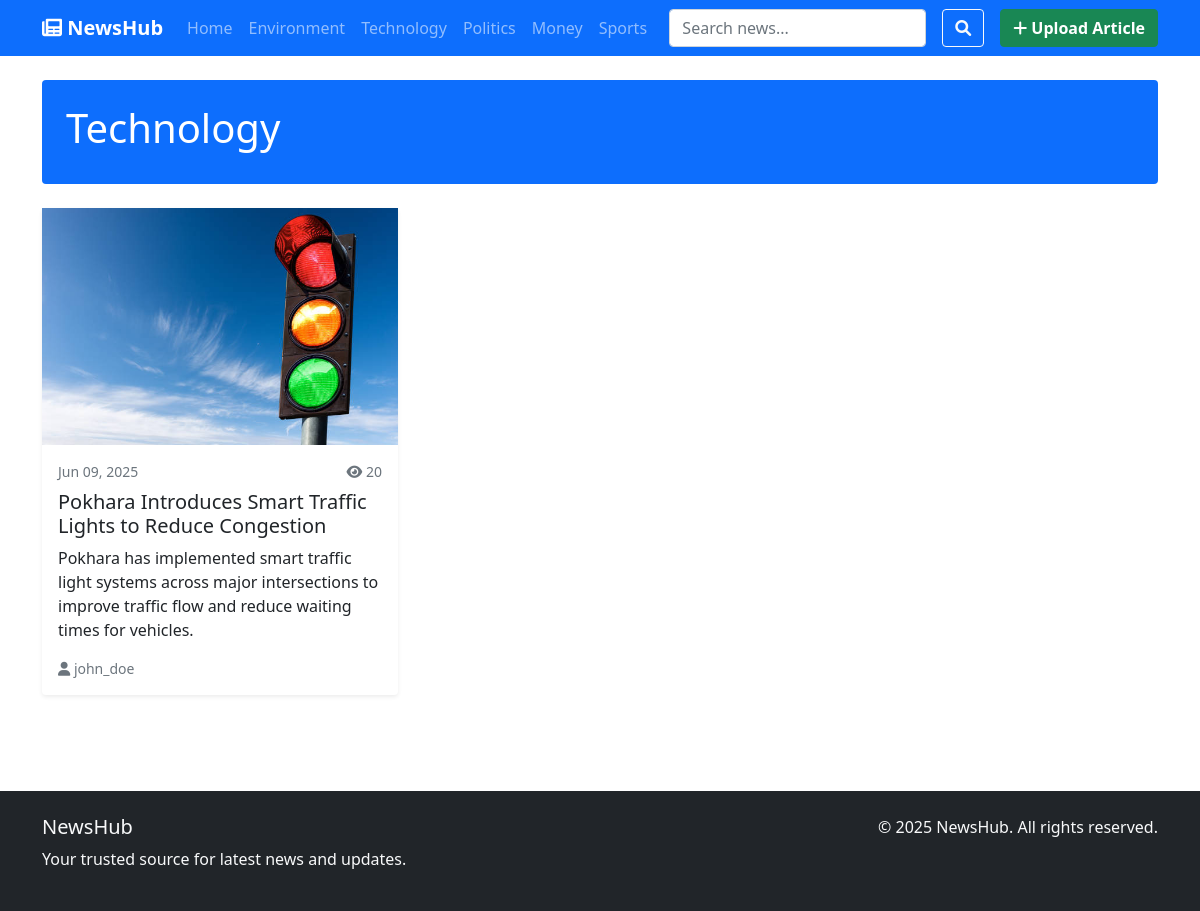
The app's page /category/2/ with its own data.
### news/models.py (models this page shows, shortened)
class Category(models.Model):
    name = models.CharField(max_length=100, unique=True)
    description = models.TextField(blank=True)
    created_at = models.DateTimeField(auto_now_add=True)
    class Meta:
        verbose_name_plural = "Categories"
    def get_absolute_url(self):
        return reverse('news:category', kwargs={'category_id': self.pk})

class Article(models.Model):
    STATUS_CHOICES = [
        ('draft', 'Draft'),
        ('published', 'Published'),
    ]
    title = models.CharField(max_length=200)
    slug = models.SlugField(max_length=200, unique=True)
    author = models.ForeignKey(User, on_delete=models.CASCADE, related_name='articles')
    category = models.ForeignKey(Category, on_delete=models.CASCADE, related_name='articles')
    content = models.TextField()
    excerpt = models.CharField(max_length=300, help_text="Brief description of the article")
    image = models.ImageField(upload_to='article_images/', blank=True, null=True, help_text="Upload an article image")
    status = models.CharField(max_length=10, choices=STATUS_CHOICES, default='draft')
    created_at = models.DateTimeField(auto_now_add=True)
    updated_at = models.DateTimeField(auto_now=True)
    published_at = models.DateTimeField(default=timezone.now)
    views = models.PositiveIntegerField(default=0)
    class Meta:
        ordering = ['-published_at']
    def get_absolute_url(self):
        return reverse('news:article_detail', kwargs={'slug': self.slug})

### news/views.py (the view)
# urls.py: path('category/<int:category_id>/', views.category_view, name='category'),
def category_view(request, category_id):
    category = get_object_or_404(Category, id=category_id)
    articles = Article.objects.filter(
        category=category,
        status='published'
    ).select_related('author')
    paginator = Paginator(articles, 6)  # 6 articles per page
    page_number = request.GET.get('page')
    page_obj = paginator.get_page(page_number)
    context = {
        'category': category,
        'articles': page_obj,
        'categories': Category.objects.all(),
    }
    return render(request, 'news/category.html', context)

### news/context_processors.py (called while the page is built)
def categories_processor(request):
    return {'categories': Category.objects.all()}

### news/templates/news/category.html (shortened to what this page needs)
{% extends 'news/base.html' %}
{% load static %}
{% block content %}
<div class="container">
    <div class="row mb-4">
        <div class="col-12">
            <div class="bg-primary text-white p-4 rounded">
                <h1 class="mb-2">{{ category.name }}</h1>
            </div>
        </div>
    </div>
    <div class="row">
        {% for article in articles %}
        <div class="col-lg-4 col-md-6 mb-4">
            <div class="card h-100 border-0 shadow-sm">
                {% if article.image %}
                <img src="{{ article.image.url }}" alt="{{ article.title }}">
                {% else %}
                <img src="{% static 'default.png' %}" alt="No image available">
                {% endif %}
                <div class="card-body d-flex flex-column">
                    <div class="d-flex justify-content-between align-items-center mb-2">
                        <small class="text-muted">{{ article.published_at|date:"M d, Y" }}</small>
                        <small class="text-muted">
                            <i class="fas fa-eye"></i> {{ article.views }}
                        </small>
                    </div>
                    <h5 class="card-title">
                        <a href="{{ article.get_absolute_url }}" class="text-decoration-none text-dark">
                            {{ article.title }}
                        </a>
                    </h5>
                    <p class="card-text flex-grow-1">{{ article.excerpt }}</p>
                    <small class="text-muted mt-auto">
                        <i class="fas fa-user"></i> {{ article.author.username }}
                    </small>
                </div>
            </div>
        </div>
        {% endfor %}
    </div>
</div>
{% endblock %}

### news/templates/news/base.html (shortened to what this page needs)
<!DOCTYPE html>
<html lang="en">
<head>
    <link href="https://cdnjs.cloudflare.com/ajax/libs/bootstrap/5.1.3/css/bootstrap.min.css" rel="stylesheet">
    <link href="https://cdnjs.cloudflare.com/ajax/libs/font-awesome/6.0.0/css/all.min.css" rel="stylesheet">
</head>
<body>
    <nav class="navbar navbar-expand-lg navbar-dark bg-primary">
        <div class="container">
            <a class="navbar-brand fw-bold" href="{% url 'news:home' %}">
                <i class="fas fa-newspaper"></i> NewsHub
            </a>
            <div class="collapse navbar-collapse" id="navbarNav">
                <ul class="navbar-nav me-auto">
                    <li class="nav-item">
                        <a class="nav-link" href="{% url 'news:home' %}">Home</a>
                    </li>
                    {% for category in categories %}
                    <li class="nav-item">
                        <a class="nav-link" href="{{ category.get_absolute_url }}">{{ category.name }}</a>
                    </li>
                    {% endfor %}
                </ul>
                <form class="d-flex align-items-center gap-2" method="GET" action="{% url 'news:search' %}">
                    <input class="form-control me-2" type="search" name="q" placeholder="Search news..."
                        value="{{ request.GET.q }}" style="min-width: 180px;">
                    <button class="btn btn-outline-light me-2" type="submit" title="Search">
                        <i class="fas fa-search"></i>
                    </button>
                    <a href="{% url 'news:article_create' %}" class="btn btn-success fw-bold d-flex align-items-center"
                        style="white-space: nowrap;">
                        <i class="fas fa-plus me-1"></i> Upload Article
                    </a>
                </form>
            </div>
        </div>
    </nav>
    <main class="py-4">
        {% block content %}
        {% endblock %}
    </main>
    <footer class="bg-dark text-light py-4 mt-5">
        <div class="container">
            <div class="row">
                <div class="col-md-6">
                    <h5>NewsHub</h5>
                    <p>Your trusted source for latest news and updates.</p>
                </div>
                <div class="col-md-6 text-md-end">
                    <p>&copy; 2025 NewsHub. All rights reserved.</p>
                </div>
            </div>
        </div>
    </footer>
</body>
</html>

### records on screen
Category: name "Environment"
Category: name "Technology"
Category: name "Politics"
Category: name "Money"
Category: name "Sports"
Article: image (picture), published_at "Jun 09, 2025", views "20", title "Pokhara Introduces Smart Traffic Lights to Reduce Congestion", excerpt "Pokhara has implemented smart traffic light systems across major intersections to improve traffic flow and reduce waiting times for vehicles.", author.username "john_doe"
